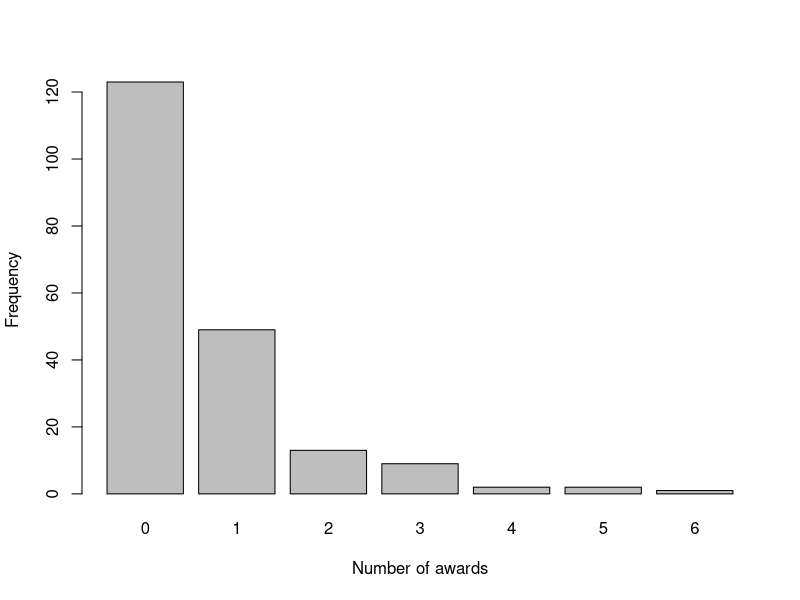
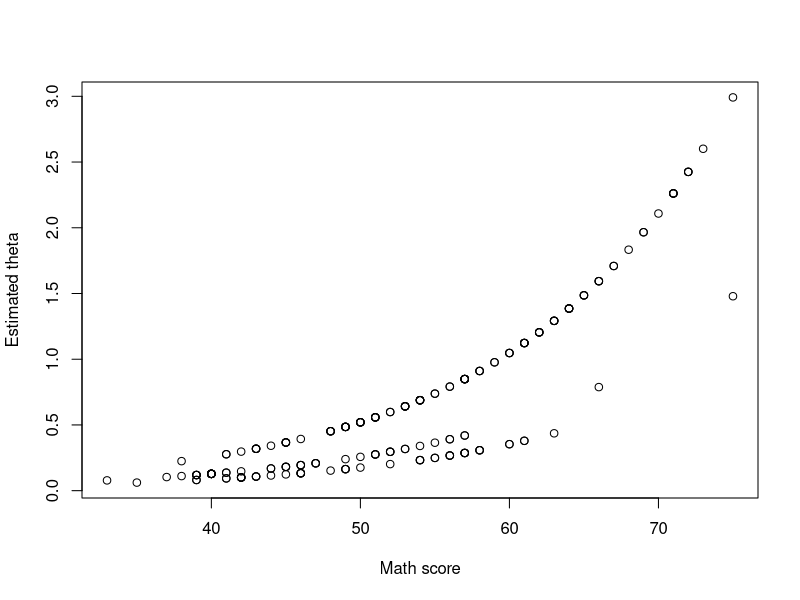
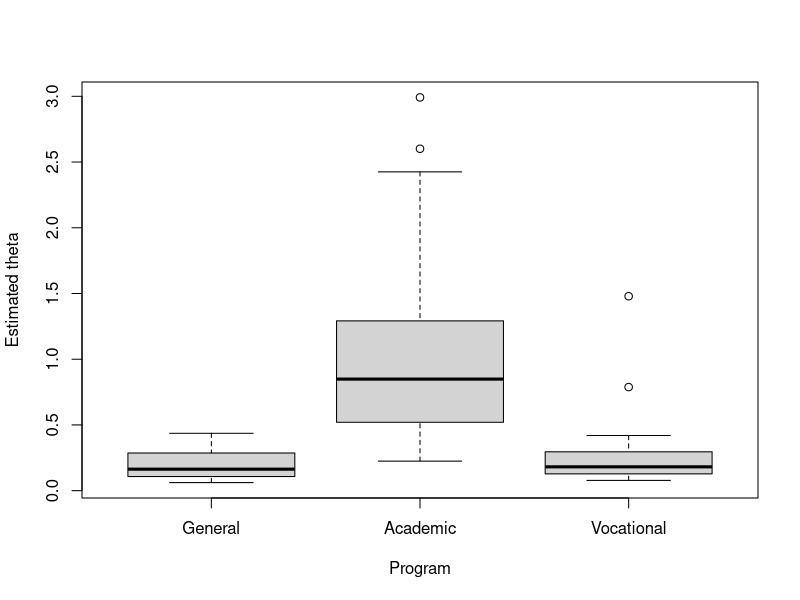
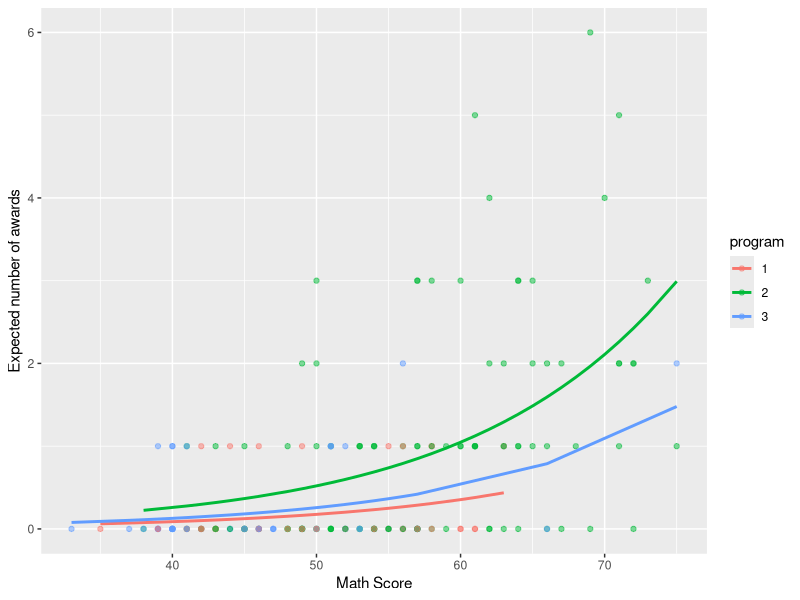

Recreate these plots in R, in order.
## ---- chunk 1
col.names <- c('num_awards', 'program', 'math')
dataset <- read.csv(file = 'datasets/poisson_sim.csv', header = TRUE, sep = ',', col.names = col.names)
dataset$program <- as.factor(dataset$program)
head(dataset, 5)
## ---- chunk 2
barplot(table(dataset$num_awards), xlab = 'Number of awards', ylab = 'Frequency')
## ---- chunk 3
m <- mean(dataset$num_awards)
v <- var(dataset$num_awards)
print(paste('The overall estimated mean is ', round(m, 3), ' and the overall estimated variance is ', round(v, 3), '.', sep = ''))
## ---- chunk 4
est.1 <- round(c(mean(dataset$num_awards[dataset$program == '1']), var(dataset$num_awards[dataset$program == '1'])), 3)
est.2 <- round(c(mean(dataset$num_awards[dataset$program == '2']), var(dataset$num_awards[dataset$program == '2'])), 3)
est.3 <- round(c(mean(dataset$num_awards[dataset$program == '3']), var(dataset$num_awards[dataset$program == '3'])), 3)

est <- rbind(est.1, est.2, est.3)
colnames(est) <- c('Mean', 'Variance')
rownames(est) <- c('General', 'Academic', 'Vocational')

est
## ---- chunk 5
model1 <- glm(formula = num_awards ~ math + program + math * program, data = dataset, family = poisson(link = 'log')) # with log link function
summary(model1)
## ---- chunk 6
model2 <- glm(formula = num_awards ~ math + program, data = dataset, family = poisson(link = 'log')) 
summary(model2)
## ---- chunk 7
eta <- predict(model2)
theta <- exp(eta)
dataset$est_theta <- theta
head(dataset)
## ---- chunk 8
plot(dataset$math, dataset$est_theta, xlab = 'Math score', ylab = 'Estimated theta', type = 'p')
boxplot(dataset$est_theta ~ dataset$program, xlab = 'Program', ylab = 'Estimated theta',
        names = c('General', 'Academic', 'Vocational'))
## ---- chunk 9
library(ggplot2)
ggplot(as.data.frame(dataset), aes(x = math, y = est_theta, colour = program)) +
  geom_point(aes(y = num_awards), alpha = 0.5) +
  geom_line(size = 1) +
  labs(x = "Math Score", y = "Expected number of awards")
